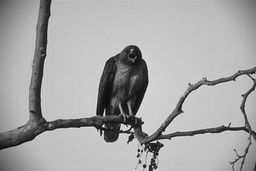
#> input picture assignment_1/tests/bird_test.jpg, 256 x 171 px, shrunk from 481 x 321 before the run; its folder holds only this picture in this run
$ python main.py
#> lines starting #> are read from the running program, lines starting #| are printed output that depends on the picture
# Programming Assignment 1
# By Jake Paul
# Canny Edge Detection Implementation

# Tasks
# use 3 examples form Berkeley Segmentation Dataset
# show the result of the edge detection from 3 different sigma values

import numpy as np
import os
import sys
from PIL import Image
import matplotlib.pyplot as plt
from scipy import ndimage


TEST_DIR = "./tests"
OUTPUT_DIR = "./figs"

# (size, sigma)
SIZE = 5
SIGMAS = [0.5,1,2,3]

def get_gaussian_values(x, sigma):
    eulers_number = np.exp((-0.5) * ((x**2)/(sigma**2))) # -x^2/(2[sigma]^2)
    fraction = 1 / (np.sqrt(2 * np.pi * (sigma**2)))

    return fraction * eulers_number

def get_gaussian_derivative_values(x, sigma):
    scalar = (-x)/(sigma**2)
    return scalar * get_gaussian_values(x,sigma)

def get_gaussian_kernel(size, sigma):
    """
    return the guassin kernel for our given size
    """
    kernel = []

    for i in range(-1 * (size//2), (size//2)+1):
        val = get_gaussian_values(x=i,sigma=sigma)
        kernel.append(val)

    return np.array(kernel)

def get_gaussian_1der_kernel(size, sigma):
    """
    return the first derrative guassian kernel
    """
    kernel = []

    for i in range(-1 * (size//2), (size//2)+1):
        val = get_gaussian_derivative_values(x=i,sigma=sigma)
        kernel.append(val)

    return np.array(kernel)


def convolution_1d(signal, kernel):
    """
    convolute on a 1d array (helper function)
    """
    result = []

    for i in range(len(signal) - len(kernel) + 1):
        val = sum(signal[i:i+len(kernel)] * kernel)
        result.append(val)

    return np.array(result)

def conv_x(img, kernel):
    """
    Apply convolution in the x direction for the given kernel
    """
    result = []

    for i in range(img.shape[0]):
        result.append(convolution_1d(img[i, :],kernel))

    return np.array(result)

def conv_y(img, kernel):
    """
    apply convolution in the y direction for a given kernel
    """
    img_t = img.T
    conv_t = []

    for i in range(img_t.shape[0]):
        conv_t.append(convolution_1d(img_t[i, :], kernel))

    return np.array(conv_t).T

def gradient_magnitude(D_X, D_Y):
    """
    applies gradient magnitude for all points in image
    """
    # find smallest common shape
    min_rows = min(D_X.shape[0], D_Y.shape[0])
    min_cols = min(D_X.shape[1], D_Y.shape[1])

    D_X = D_X[:min_rows, :min_cols]
    D_Y = D_Y[:min_rows, :min_cols]

    return np.sqrt(D_X**2 + D_Y**2)

def calculate_normal_direction_angle(D_X,D_Y):
    """
    gets normal direction for all data points in image
    """
    # find smallest common shape
    min_rows = min(D_X.shape[0], D_Y.shape[0])
    min_cols = min(D_X.shape[1], D_Y.shape[1])

    D_X = D_X[:min_rows, :min_cols]
    D_Y = D_Y[:min_rows, :min_cols]

    return np.arctan2(D_Y,D_X) % 180

def non_maximum_suppression(M, angles):
    """
    returns image with non maximum suppression
    """
    # returns [r,q] --> (r = (x,y), q = (x,y))
    # helper function to get directions via angles
    def get_direction(angle):
        if (0 <= angle < 22.5) or (157.5 <= angle < 180): direction = np.array([[-1,0],[1,0]])
        elif (22.5 <= angle < 67.5): direction = direction = np.array([[-1,-1],[1,1]])
        elif (67.5 <= angle < 112.5): direction = np.array([[0,-1],[0,1]])
        else: direction = np.array([[-1,1],[1,-1]])

        return direction

    H, W = M.shape
    result = np.zeros((H,W),dtype=np.float32)

    # iterate through pixles
    for y in range(1,H-1):
        for x in range(1,W-1):
            q, r = get_direction(angle=angles[y][x])
            q = [x,y] - q
            r = [x,y] - r

            # get local max
            mx = max(M[q[1],q[0]], M[r[1],r[0]], M[y][x])

            # if local max write to our result iamge
            if M[y][x] == mx:
                result[y][x] = M[y][x]
    return result

def show_img(I, size, img_name, sigma, caption):
    """
    Logic to save image to disk
    """
    I_uint8 = I.astype(np.uint8)
    img = Image.fromarray(I_uint8)
    caption = caption.replace(' ','-')

    dump_dir = f"{OUTPUT_DIR}/{img_name}/sigma-{sigma}/size-{size}"

    os.makedirs(dump_dir,exist_ok=True)

    plt.imshow(img, cmap="gray")
    plt.suptitle(caption, fontsize=16)

    #Make room for the title before saving
    plt.tight_layout(rect=[0, 0, 1, 0.95])
    plt.savefig(f"{dump_dir}/{caption}.png")
    plt.close()

def hysteresis_thresholding(grad_mag, low_thresh, high_thresh):
    """
    Apply hysteresis_thresholding
    Returns binary map (1 if pixel is an edge. 0 pixel is not an edge)
    """
    # Strong edges: pixels above high threshold
    strong = grad_mag >= high_thresh

    # Weak edges: between thresholds | High > grad_mag >= Low
    weak = (grad_mag >= low_thresh) & (grad_mag < high_thresh)

    # Combine strong + weak into a candidate mask
    candidate_mask = strong | weak

    # Label connected components in the candidate mask
    labeled, _ = ndimage.label(candidate_mask, structure=np.ones((3, 3)))

    # Find labels that actually contain strong edges
    strong_labels = np.unique(labeled[strong])

    # Keep only components connected to strong edges
    out = np.isin(labeled, strong_labels).astype(np.uint8)

    return out

def cany_edge(img_path, size, sigma):
    img_name = img_path.split("/")[-1].split(".png")[0]

    # #read image
    img = Image.open(img_path).convert("L")

    # convert into matrix
    I = np.array(img)

    G = get_gaussian_kernel(size=size,sigma=sigma)

    # smoothing the image out with the Gaussian distribution
    I_smooth = conv_x(conv_y(I,G),G)

    # Smoothed Image
    show_img(
        I=conv_x(I,G),
        size=size,
        sigma=sigma,
        caption=f"Smoothed Image x",
        img_name=img_name)

    show_img(
        I=conv_y(I,G),
        size=size,
        sigma=sigma,
        caption=f"Smooth Image y",
        img_name=img_name)

    # Gaussian Derative
    G_D = get_gaussian_1der_kernel(size=size,sigma=sigma)

    # Calculate both directions
    I_D_X = conv_x(I_smooth, G_D)
    I_D_Y = conv_y(I_smooth, G_D)

    # showing derratives
    show_img(
        I=I_D_X,
        size=size,
        sigma=sigma,
        caption=f"X-Derivative Image",
        img_name=img_name)

    show_img(
        I=I_D_Y,
        size=size,
        sigma=sigma,
        caption=f"Y-Derivative Image",
        img_name=img_name)

    # Get our Gradient Magntiude with our calcluated directions
    I_GRAD_MAG = gradient_magnitude(I_D_X, I_D_Y)

    # Show image
    show_img(
        I=I_GRAD_MAG,
        size=size,
        sigma=sigma,
        caption=f"Gradient Magnitude",
        img_name=img_name)

    # get non maximum suppresion
    I_NMS = non_maximum_suppression(
        M = I_GRAD_MAG,
        angles = calculate_normal_direction_angle(I_D_X, I_D_Y))

    # final step - apply hysteresis thresholding
    high = np.percentile(I_NMS, 80)
    low = np.percentile(I_NMS, 40)
    mask = hysteresis_thresholding(I_NMS,low,high)

    # show image
    show_img(
        I=I_NMS*mask,
        size=size,
        sigma=sigma,
        caption=f"Edges, sigma={sigma}",
        img_name=img_name)

def main():
    if len(sys.argv) > 2:
        cany_edge(
            img_path=sys.argv[2],
            size=SIZE,
            sigma=int(sys.argv[3]))
        return
    # grab all test images
    imgs = os.listdir(TEST_DIR)

    # apply cany_edge detection on all images and sigma combinations
    for img in imgs:
        path = f"{TEST_DIR}/{img}"
        print(path)

        for sigma in SIGMAS:
            cany_edge(
                img_path=path,
                size=SIZE,
                sigma=sigma)
#> in cany_edge, img is the input picture: PIL image 256x171 L; min 3, max 238, mean 166.1
#> in conv_y, `img_t = img.T`:
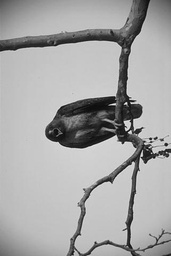
#> img_t: shape (256, 171); min 3, max 238, mean 166.1
#> after the loop in conv_y, `for i in range(img_t.shape[0]):`: conv_t = 256 items
#> in conv_x, `result = []`: result = []
#> after the loop in conv_x, `for i in range(img.shape[0]):`: result = 167 items
#> after the loop in conv_x (call 2), `for i in range(img.shape[0]):`: result = 171 items
#> in conv_x (call 2), `return np.array(result)`:
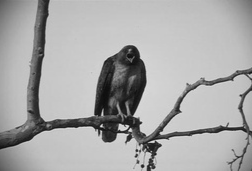
#> returned value: shape (171, 252) float64; min 13.48, max 229.8, mean 169
#> in conv_y (call 3), `img_t = img.T`:
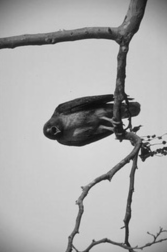
#> img_t: shape (252, 167) float64; min 14.5, max 224.8, mean 171.3
#> after the loop in conv_y (call 3), `for i in range(img_t.shape[0]):`: conv_t = 252 items
#> in gradient_magnitude, `D_Y = D_Y[:min_rows, :min_cols]`:
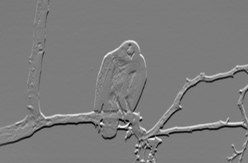
#> D_Y: shape (163, 248) float64; min -76.59, max 80.35, mean 0; drawn with min black and max white
#> in calculate_normal_direction_angle, `return np.arctan2(D_Y,D_X) % 180`:
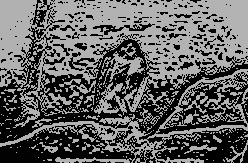
#> returned value: shape (163, 248) float64; min 0, max 180, mean 97.7
#> in non_maximum_suppression, `H, W = M.shape`: H = 163; W = 248
#> after the loop in non_maximum_suppression, `for y in range(1,H-1):`:
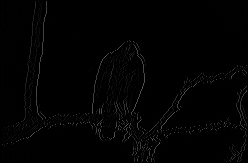
#> result: shape (163, 248) float32; min 0, max 104.2, mean 2.4
#> in hysteresis_thresholding, `strong = grad_mag >= high_thresh`:
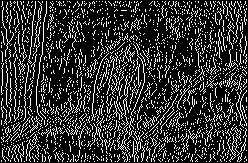
#> strong: shape (163, 248) bool; 20% white in thin lines or dots
#> in hysteresis_thresholding, `weak = (grad_mag >= low_thresh) & (grad_mag < high_thresh)`: weak: shape (163, 248) bool; 80% white; black in thin lines or dots
#> in hysteresis_thresholding, `candidate_mask = strong | weak`: candidate_mask: shape (163, 248) bool; every value is 1
#> in hysteresis_thresholding, `labeled, _ = ndimage.label(candidate_mask, structure=np.ones((3, 3)))`: labeled: shape (163, 248) int32; every value is 1

if __name__ == "__main__":
    main()
